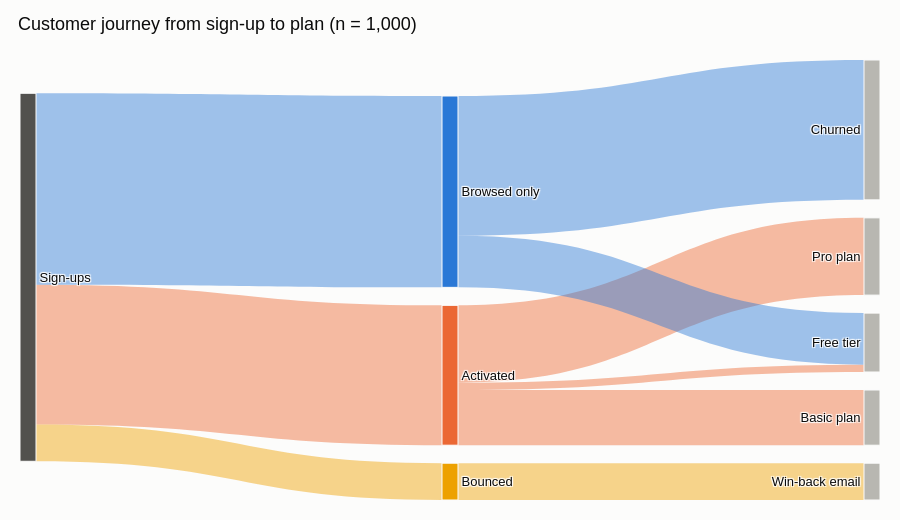

Notebook code cell kept with this figure:
### Markdown cell above
### Plot

### Code cell
idx = {n: i for i, n in enumerate(nodes)}
node_colors = ["#52514e", PALETTE[1], PALETTE[0], PALETTE[3],
               "#b8b7b1", "#b8b7b1", "#b8b7b1", "#b8b7b1", "#b8b7b1"]
def rgba(hex_, a):
    h = hex_.lstrip("#")
    return f"rgba({int(h[0:2], 16)},{int(h[2:4], 16)},{int(h[4:6], 16)},{a})"
link_colors = [rgba(node_colors[idx[t]] if s == "Sign-ups" else node_colors[idx[s]], 0.45)
               for s, t in zip(links["source"], links["target"])]
fig = go.Figure(go.Sankey(
    node=dict(label=nodes, color=node_colors, pad=18, thickness=16,
              line=dict(color="#fcfcfb", width=1)),
    link=dict(source=links["source"].map(idx), target=links["target"].map(idx),
              value=links["users"], color=link_colors),
))
fig.update_layout(title="Customer journey from sign-up to plan (n = 1,000)",
                  width=900, height=520, margin=dict(t=60, l=20, r=20, b=20))
fig.show()

### Figure 1 — Plotly figure (JSON) as saved in the notebook; plotly's stock layout.template omitted (floating-point values rounded to 4 significant figures)
{"data": [{"link": {"color": ["rgba(235,104,52,0.45)", "rgba(42,120,214,0.45)", "rgba(237,161,0,0.45)", "rgba(235,104,52,0.45)", "rgba(235,104,52,0.45)", "rgba(235,104,52,0.45)", "rgba(42,120,214,0.45)", "rgba(42,120,214,0.45)", "rgba(237,161,0,0.45)"], "source": [0, 0, 0, 1, 1, 1, 2, 2, 3], "target": [1, 2, 3, 4, 5, 6, 6, 7, 8], "value": [380, 520, 100, 210, 150, 20, 140, 380, 100]}, "node": {"color": ["#52514e", "#eb6834", "#2a78d6", "#eda100", "#b8b7b1", "#b8b7b1", "#b8b7b1", "#b8b7b1", "#b8b7b1"], "label": ["Sign-ups", "Activated", "Browsed only", "Bounced", "Pro plan", "Basic plan", "Free tier", "Churned", "Win-back email"], "line": {"color": "#fcfcfb", "width": 1}, "pad": 18, "thickness": 16}, "type": "sankey"}], "layout": {"height": 520, "margin": {"b": 20, "l": 20, "r": 20, "t": 60}, "title": {"text": "Customer journey from sign-up to plan (n = 1,000)"}, "width": 900}}
